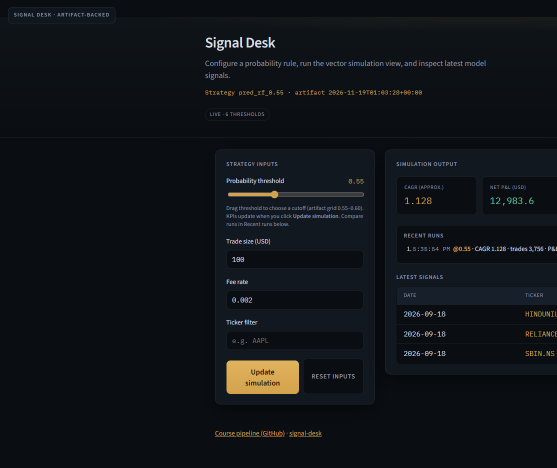
#> input picture docs/images/desk/desk-capture-raw.png, 1114 x 935 px (shown at 1/2 size)
$ python crop_desk_frame.py
#> lines starting #> are read from the running program, lines starting #| are printed output that depends on the picture
#> in main, im is the input picture: PIL image 1114x935 RGB; mean R, G, B 16.4, 20.2, 24.1
"""Trim letterboxing from desk capture, scale for README, refresh annotation source."""
from __future__ import annotations

from pathlib import Path

from PIL import Image

ROOT = Path(__file__).resolve().parents[1]
RAW = ROOT / "docs" / "images" / "desk" / "desk-capture-raw.png"
SRC = ROOT / "docs" / "images" / "desk" / "desk-after-update.png"
DST = ROOT / "docs" / "images" / "desk" / "desk-plain.png"
OUT = ROOT / "docs" / "images" / "desk" / "desk-after-update.png"
TARGET_W = 1400


def content_bbox(im: Image.Image, pad: int = 8) -> tuple[int, int, int, int]:
#> called with pad = 8
    rgb = im.convert("RGB")
    w, h = rgb.size
#> w = 1114; h = 935
    px = rgb.load()
    min_x, min_y = w, h
#> min_x = 1114; min_y = 935
    max_x, max_y = 0, 0
    for y in range(h):
        for x in range(w):
            r, g, b = px[x, y]
            if r > 22 or g > 22 or b > 26:
                min_x = min(min_x, x)
                max_x = max(max_x, x)
                min_y = min(min_y, y)
                max_y = max(max_y, y)
    if max_x <= min_x:
        return 0, 0, w, h
    l = max(0, min_x - pad)
#> l = 0
    t = max(0, min_y - pad)
#> t = 6
    r = min(w, max_x + pad + 1)
#> r = 1114
    b = min(h, max_y + pad + 1)
#> b = 882
    return l, t, r, b


def main() -> None:
    import shutil

    if SRC.exists() and not RAW.exists():
        shutil.copy2(SRC, RAW)
    path = RAW if RAW.exists() else SRC
    im = Image.open(path).convert("RGB")
    box = content_bbox(im)
#> box = (0, 6, 1114, 882)
    cropped = im.crop(box)
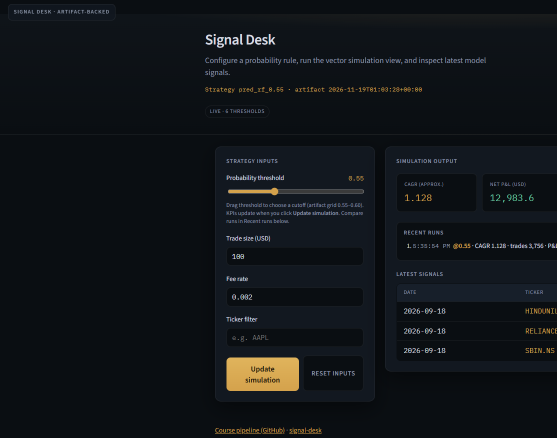
#> cropped: PIL image 1114x876 RGB (shown at 1/2 size); mean R, G, B 16.9, 20.7, 24.5
    cw, ch = cropped.size
#> cw = 1114; ch = 876
    scale = TARGET_W / cw
#> scale = 1.26
    target_h = max(1, int(ch * scale))
#> target_h = 1100
    scaled = cropped.resize((TARGET_W, target_h), Image.Resampling.LANCZOS)
    DST.parent.mkdir(parents=True, exist_ok=True)
    scaled.save(OUT, format="PNG", optimize=True)
    scaled.save(DST, format="PNG", optimize=True)
    print(f"Crop {box} -> {TARGET_W}x{target_h} wrote {OUT}")
#| Crop (0, 6, 1114, 882) -> 1400x1100 wrote docs/images/desk/desk-after-update.png


if __name__ == "__main__":
    main()
